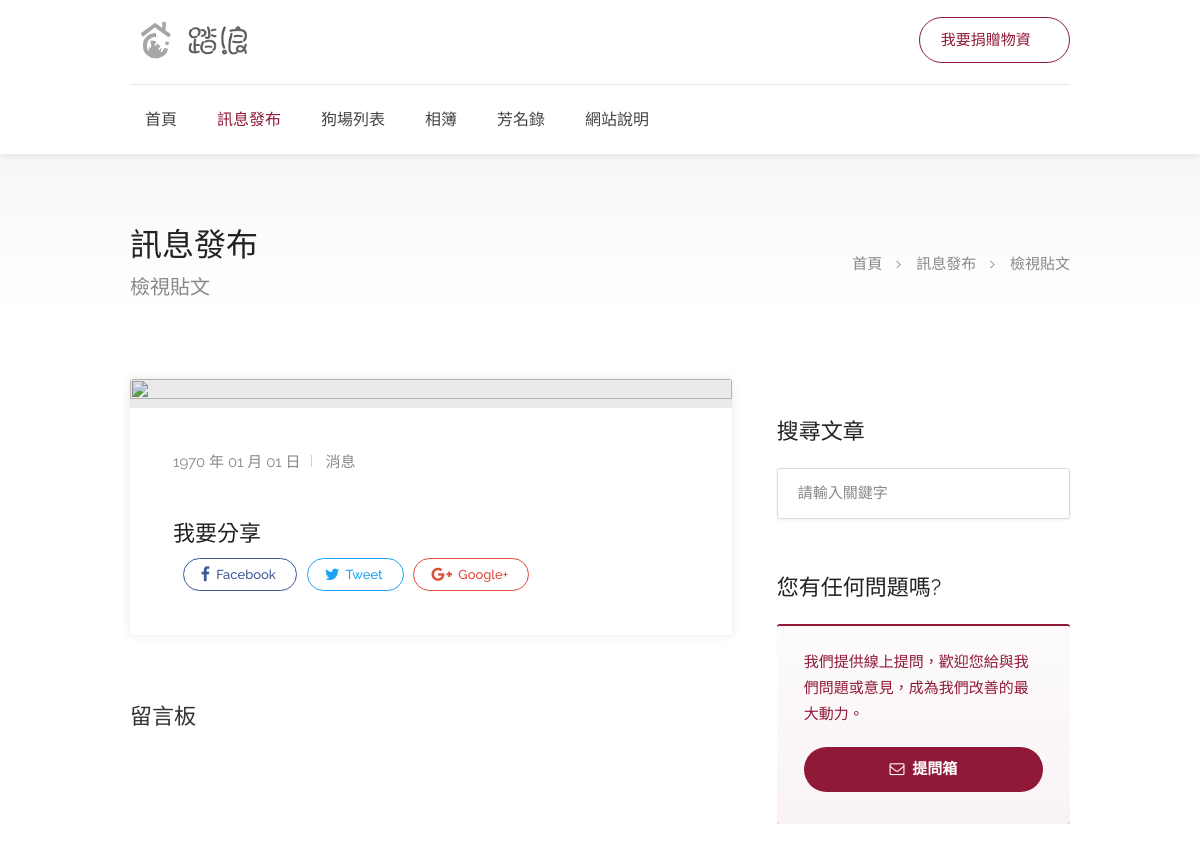
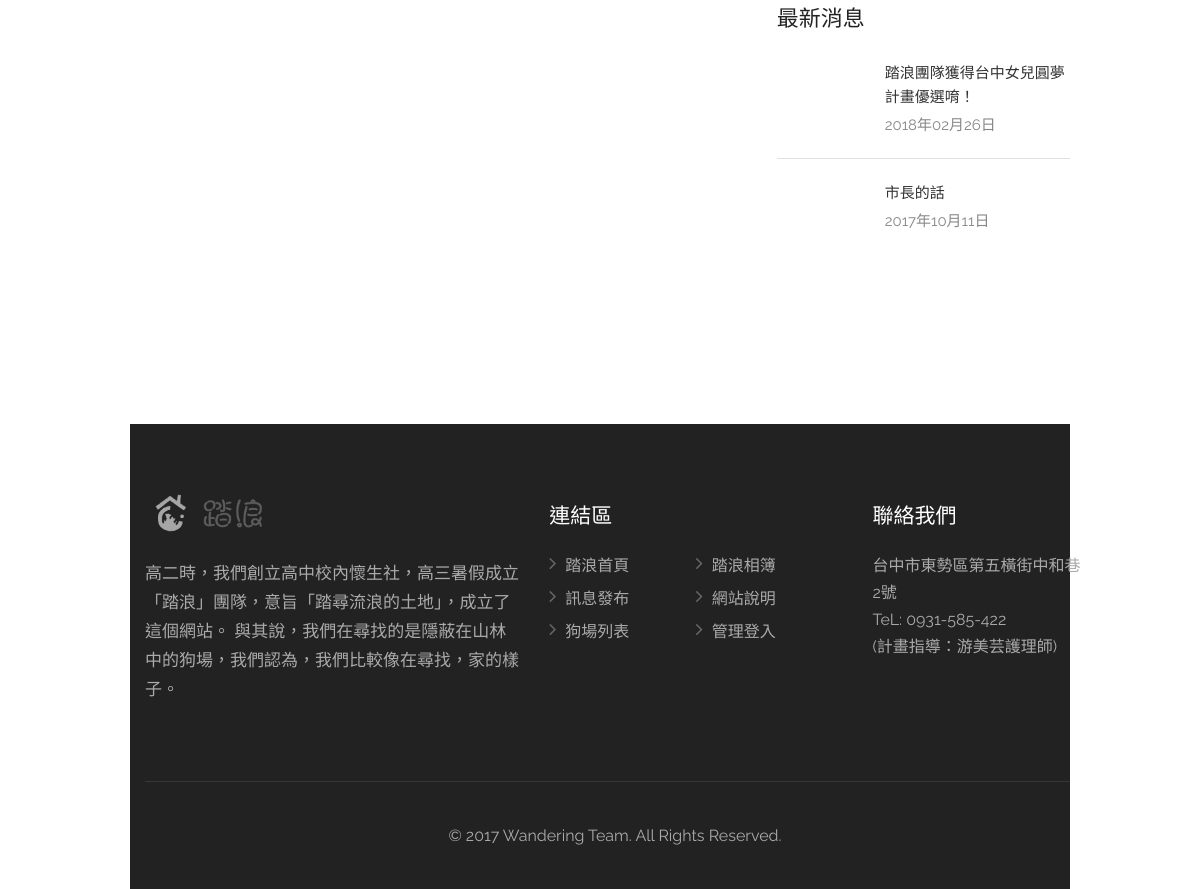
The page /pages-blog-post.php on the database its author committed (2 pictures, top to bottom).
### tables this page shows
CREATE TABLE IF NOT EXISTS `post` (
  `pId` int(11) NOT NULL AUTO_INCREMENT,
  `pTitle` text NOT NULL,
  `pPicture` varchar(50) NOT NULL,
  `pContent` text NOT NULL,
  `pType` int(11) NOT NULL,
  `pShow` int(11) NOT NULL,
  `pOutline` text,
  `pStime` timestamp NOT NULL DEFAULT CURRENT_TIMESTAMP,
  `pEtime` timestamp NOT NULL DEFAULT CURRENT_TIMESTAMP ON UPDATE CURRENT_TIMESTAMP,
  PRIMARY KEY (`pId`)
);

CREATE TABLE IF NOT EXISTS `footer` (
  `fId` int(11) NOT NULL AUTO_INCREMENT,
  `fAbout` text NOT NULL,
  `fCall` text NOT NULL,
  `fFb` text,
  `fYtb` text,
  `fIg` text,
  PRIMARY KEY (`fId`)
);

### pages-blog-post.php (the view, shortened to what this page needs)
<?php
if (!function_exists("GetSQLValueString")) {
function GetSQLValueString($Wandering,$theValue, $theType, $theDefinedValue = "", $theNotDefinedValue = "")
{
  $theValue = function_exists("mysqli_real_escape_string") ? mysqli_real_escape_string($Wandering, $theValue) : mysqli_escape_string($Wandering, $theValue);
  switch ($theType) {
    case "long":
    case "int":
      $theValue = ($theValue != "") ? intval($theValue) : "NULL";
      break;
  }
  return $theValue;
}
}
$colname_rs_post = "-1";
$query_rs_post = sprintf("SELECT * FROM post WHERE pId = %s", GetSQLValueString($Wandering,$colname_rs_post, "int"));
$rs_post = mysqli_query($Wandering, $query_rs_post) or die(mysqli_error());
$row_rs_post = mysqli_fetch_assoc($rs_post);
$maxRows_rs_newpost = 3;
$pageNum_rs_newpost = 0;
$startRow_rs_newpost = $pageNum_rs_newpost * $maxRows_rs_newpost;
$query_rs_newpost = "SELECT * FROM post ORDER BY pStime DESC";
$query_limit_rs_newpost = sprintf("%s LIMIT %d, %d", $query_rs_newpost, $startRow_rs_newpost, $maxRows_rs_newpost);
$rs_newpost = mysqli_query($Wandering, $query_limit_rs_newpost) or die(mysqli_error());
$row_rs_newpost = mysqli_fetch_assoc($rs_newpost);
?>
<!DOCTYPE html>
<html  lang="zh-TW">
<head>
<link rel="stylesheet" href="css/style.css">
<link rel="stylesheet" href="css/colors/main.css" id="colors">
</head>
<body>
<div id="wrapper">
<header id="header-container">
	<div id="header">
		<div class="container">
			<div class="left-side">
				<div id="logo">
					<a href="index.php"><img src="images/logo.png" alt=""></a>
				</div>
				<nav id="navigation" class="style-1">
					<ul id="responsive">
						<li><a href="index.php">首頁</a></li>
						<li><a class="current" href="pages-blog.php">訊息發布</a></li>
						<li><a href="dogpoint-grid-full-width.php">狗場列表</a></li>
						<li><a href="gallery.php">相簿</a></li>
						<li><a href="https://docs.google.com/spreadsheets/d/1PeD9CopZ9D_x5UciLy9zcL-15LOGdsWkiD9MQCAyXyE/edit?usp=sharing" target="_blank">芳名錄</a></li>
                        <li><a href="about.php">網站說明</a></li>
					</ul>
				</nav>
				<div class="clearfix"></div>
			</div>
			<div class="right-side">
				<div class="header-widget">
					<a href="collectstation.php" target="_blank" class="button border with-icon">我要捐贈物資<i class="sl sl-icon-social-dropbox"></i></a>
				</div>
			</div>
		  </div>
	</div>
</header>
<div id="titlebar" class="gradient">
	<div class="container">
		<div class="row">
			<div class="col-md-12">
				<h2>訊息發布</h2><span>檢視貼文</span>
				<nav id="breadcrumbs">
					<ul>
						<li><a href="#">首頁</a></li>
						<li>訊息發布</li>
                        <li>檢視貼文</li>
					</ul>
				</nav>
			</div>
		</div>
	</div>
</div>
<div class="container">
	<div class="blog-page">
	<div class="row">
		<div class="col-lg-9 col-md-8 padding-right-30">
			<div class="blog-post single-post">
                <?php if($row_rs_post['pShow'] == 0){ ?>
				<img class="post-img" src="images/post/<?php echo $row_rs_post['pPicture']; ?>" alt="">
<?php } ?>
				<div class="post-content">
					<ul class="post-meta">
						<li><?php echo date('Y 年 m 月 d 日',strtotime($row_rs_post['pStime'])); ?></li>
						<li><a href="#"><?php if($row_rs_showpost['pType'] == 0){ echo "消息";}
elseif($row_rs_showpost['pType'] == 1){ echo "募集";}
elseif($row_rs_showpost['pType'] == 2){ echo "活動";}
elseif($row_rs_showpost['pType'] == 3){ echo "系統";}
elseif($row_rs_showpost['pType'] == 4){ echo "綜合";} ?></a></li>
					</ul>
					<ul class="share-buttons margin-top-40 margin-bottom-0">
                    <li><h3>我要分享</h3></li><br>
						<li><a class="fb-share" href="javascript: void(window.open('https://www.facebook.com/share.php?u='.concat(encodeURIComponent(location.href)) ));"><i class="fa fa-facebook"></i> Facebook</a></li>
						<li><a class="twitter-share" href="javascript: void(window.open('https://twitter.com/home/?status='.concat(encodeURIComponent(document.title)) .concat(' ') .concat(encodeURIComponent(location.href))));"><i class="fa fa-twitter"></i> Tweet</a></li>
						<li><a class="gplus-share" href="javascript: void(window.open('https://plus.google.com/share?url='.concat(encodeURIComponent(location.href)), '', 'menubar=no,toolbar=no,resizable=yes,scrollbars=yes,height=600,width=600'));"><i class="fa fa-google-plus"></i> Google+</a></li>
					</ul>
				</div>
			</div>
			<section class="comments">
			<h4 class="headline margin-bottom-35">留言板</h4>
			</section>
	</div>
	<div class="col-lg-3 col-md-4">
		<div class="sidebar right">
			<div class="widget">
				<h3 class="margin-top-40 margin-bottom-25">搜尋文章</h3>
				<div class="search-blog-input">
					<div class="input"><input class="search-field" type="text" placeholder="請輸入關鍵字" value=""/></div>
				</div>
			</div>
			<div class="widget margin-top-40">
				<h3>您有任何問題嗎?</h3>
				<div class="info-box margin-bottom-10">
					<p>我們提供線上提問，歡迎您給與我們問題或意見，成為我們改善的最大動力。</p>
					<a href="https://goo.gl/forms/svGuOflKFoGzEcrP2" target="_blank" class="button fullwidth margin-top-20"><i class="fa fa-envelope-o"></i> 提問箱</a>
				</div
			<div class="widget margin-top-40">
				<h3>最新消息</h3>
				<ul class="widget-tabs">
					<?php do { ?>
				    <li>
					    <div class="widget-content">
					      <div class="widget-thumb">
					        </div>
					      <div class="widget-text">
					        <h5><a href="pages-blog-post.php?Id=<?php echo $row_rs_newpost['pId']; ?>"><?php echo $row_rs_newpost['pTitle']; ?></a></h5>
					        <span><?php echo date('Y年m月d日',strtotime($row_rs_newpost['pStime'])); ?></span>
					        </div>
					      </div>
				      </li>
					  <?php } while ($row_rs_newpost = mysqli_fetch_assoc($rs_newpost)); ?>
				</ul>
			</div>
<?php
$query_rs_footer = "SELECT * FROM footer WHERE fId = 1";
$rs_footer = mysqli_query($Wandering, $query_rs_footer) or die(mysqli_error());
$row_rs_footer = mysqli_fetch_assoc($rs_footer);
$totalRows_rs_footer = mysqli_num_rows($rs_footer); ?>
		</div>
	</div>
	</div>
</div>
</div>
<div id="footer" class="dark" style="margin-top:180px;">
	<div class="container">
		<div class="row">
        	<div class="col-md-5 col-sm-6">
				<img class="footer-logo" src="images/logo.png" alt="">
				<br><br>
				<p><?php echo $row_rs_footer['fAbout']; ?></p>
             </div>
			<div class="col-md-4 col-sm-6 ">
				<h4>連結區</h4>
              <ul class="footer-links">
					<li><a href="index.php">踏浪首頁</a></li>
					<li><a href="pages-blog.php">訊息發布</a></li>
					<li><a href="dogpoint-grid-full-width.php">狗場列表</a></li>
				</ul>
				<ul class="footer-links">
					<li><a href="gallery.php">踏浪相簿</a></li>
					<li><a href="about.php">網站說明</a></li>
                    <li><a <?php if($_SESSION['MM_Username'] == ""){ ?>href="#sign-in-dialog" class="sign-in popup-with-zoom-anim"<?php }else{ ?> href="server/show-dogpoint.php"<?php } ?> >管理登入</a></li>
				</ul>
				<br>
				<div class="clearfix"></div>
			</div>
			<div class="col-md-3  col-sm-12">
				<h4>聯絡我們</h4>
				<div class="text-widget"><?php echo $row_rs_footer['fCall']; ?></div>
			</div>
		</div>
		<div class="row">
			<div class="col-md-12">
				<div class="copyrights">© 2017 Wandering Team. All Rights Reserved.</div>
			</div>
		</div>
	</div>
</div>
</div>
</body>
</html>

### css/colors/main.css (style rules this page uses)
.style-2 .trigger.active a, .style-2 .ui-accordion .ui-accordion-header-active:hover, .style-2 .ui-accordion .ui-accordion-header-active, #posts-nav li a:hover, .plan.featured .listing-badge, .post-content h3 a:hover, .add-review-photos i, .show-more-button i, .listing-details-sidebar li a, .star-rating .Management a:hover, .more-search-options-trigger:after, .header-widget .sign-in:hover, #footer a, #footer .footer-links li a:hover, #navigation.style-1 .current, #navigation.style-1 ul li:hover a, .user-menu.active .user-name:after, .user-menu:hover .user-name:after, .user-menu.active .user-name, .user-menu:hover .user-name, .main-search-input-item.location a:hover, .chosen-container .chosen-results li.highlighted, .input-with-icon.location a i:hover, .sort-by .chosen-container-single .chosen-single div:after, .sort-by .chosen-container-single .chosen-default, .panel-dropdown a:after, .post-content a.read-more, .post-meta li a:hover, .widget-text h5 a:hover, .about-author a, a.button.border.white:hover, .icon-box-2 i, a.button.border, .style-2 .ui-accordion .ui-accordion-header:hover, .style-2 .trigger a:hover , .plan.featured .listing-badges .featured, .list-4 li:before, .list-3 li:before, .list-2 li:before, .list-1 li:before, .info-box h4, .testimonial-carousel .slick-slide.slick-active .testimonial:before, .sign-in-form .tabs-nav li a:hover, .sign-in-form .tabs-nav li.active a, .lost_password:hover a, #top-bar .social-icons li a:hover i, .listing-share .social-icons li a:hover i, .agent .social-icons li a:hover i, #footer .social-icons li a:hover i, .headline span i { color: #911938; }
.category-small-box:hover, .pricing-list-container h4:after, #backtotop a, .chosen-container-multi .chosen-choices li.search-choice, .select-options li:hover, button.panel-apply, .layout-switcher a:hover, .listing-features.checkboxes li:before, .comment-by a.reply:hover, .add-review-photos:hover, .office-address h3:after, .post-img:before, button.button, input[type="button"], input[type="submit"], a.button, a.button.border:hover, table.basic-table th, .plan.featured .plan-price, mark.color, .style-4 .tabs-nav li.active a, .style-5 .tabs-nav li.active a, .dashboard-list-box .button.gray:hover, .change-photo-btn:hover, .dashboard-list-box a.rate-review:hover, input:checked + .slider, .add-pricing-submenu.button:hover, .add-pricing-list-item.button:hover, .custom-zoom-in:hover, .custom-zoom-out:hover, #geoLocation:hover, #streetView:hover, #scrollEnabling:hover, #scrollEnabling.enabled, #mapnav-buttons a:hover, #sign-in-dialog .mfp-close:hover, #small-dialog .mfp-close:hover, #stats, .light-btn .nav-pills > li.active > a, .nav-pills > li.active > a:hover, .nav-pills > li.active > a:focus, .light-btn .btn:hover, .light-btn .btn:focus, .nav-pills > li.active > a, .nav-pills > li.active > a:hover, .nav-pills > li.active > a:focus, .nav-pills .nav > li > a:hover, #call-to-action, .btn:before { background-color: #911938; }
a.button.border { color: #911938; border-color: #911938; }
.info-box { border-top: 2px solid #911938; background: linear-gradient(to bottom, rgba(255,255,255,0.98), rgba(255,255,255,0.95)); background-color: #911938; color: #911938; }

### rows shown on the page
post: pTitle "踏浪團隊獲得台中女兒圓夢計畫優選唷！", pStime "2018年02月26日"
post: pTitle "市長的話", pStime "2017年10月11日"
footer: fAbout "高二時，我們創立高中校內懷生社，高三暑假成立「踏浪」團隊，意旨「踏尋流浪的土地」，成立了這個網站。 與其說，我們在尋找的是隱蔽在山林中的狗場，我們認為，我們比較像在尋找，家的樣子。", fCall "台中市東勢區第五橫街中和巷2號 TeL: 0931-585-422 (計畫指導：游美芸護理師)"

### other values the page prints
date('Y 年 m 月 d 日',strtotime($row_rs_post['pStime'])) "1970 年 01 月 01 日"
